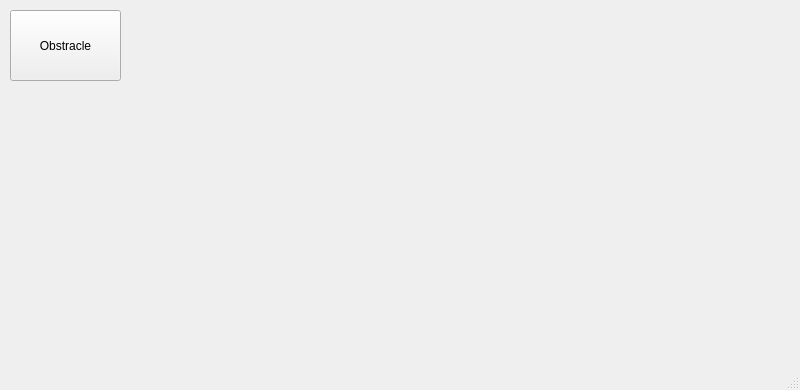
<?xml version="1.0" encoding="UTF-8"?>
<ui version="4.0">
 <class>MainWindow</class>
 <widget class="QMainWindow" name="MainWindow">
  <property name="geometry">
   <rect>
    <x>0</x>
    <y>0</y>
    <width>800</width>
    <height>390</height>
   </rect>
  </property>
  <property name="windowTitle">
   <string>AviacominfoTools</string>
  </property>
  <widget class="QWidget" name="centralwidget">
   <layout class="QGridLayout" name="gridLayout">
    <property name="leftMargin">
     <number>0</number>
    </property>
    <property name="topMargin">
     <number>0</number>
    </property>
    <property name="rightMargin">
     <number>0</number>
    </property>
    <property name="bottomMargin">
     <number>0</number>
    </property>
    <item row="0" column="0">
     <widget class="QStackedWidget" name="stackedWidget">
      <property name="currentIndex">
       <number>0</number>
      </property>
      <widget class="QWidget" name="menuPage">
       <widget class="QPushButton" name="obstracleButton">
        <property name="geometry">
         <rect>
          <x>10</x>
          <y>10</y>
          <width>111</width>
          <height>71</height>
         </rect>
        </property>
        <property name="text">
         <string>Obstracle</string>
        </property>
       </widget>
      </widget>
     </widget>
    </item>
   </layout>
  </widget>
  <widget class="QStatusBar" name="statusBar"/>
 </widget>
 <resources/>
 <connections/>
</ui>
